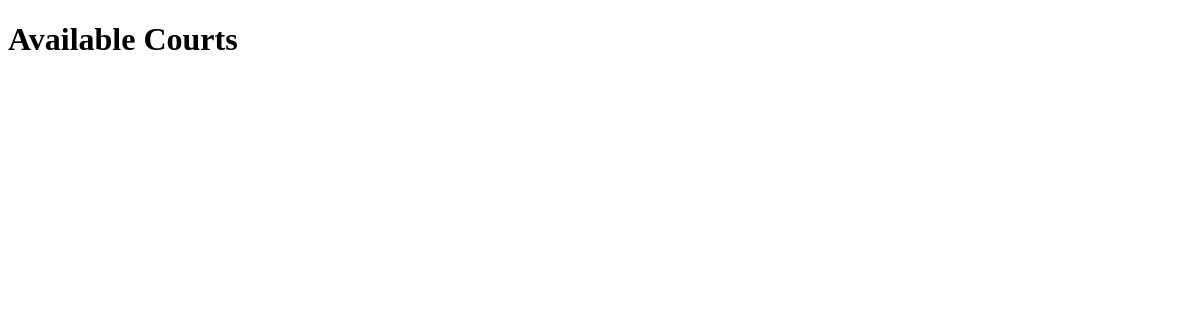
The page /courts/ on the database as committed earlier.
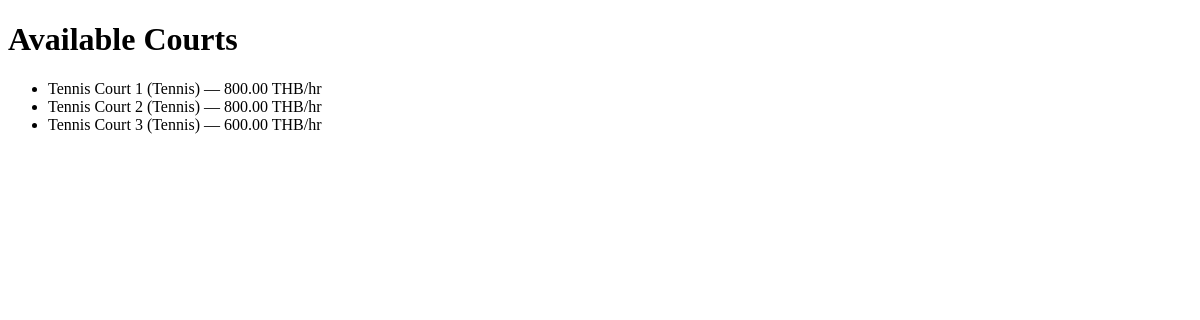
The same page on the database as committed later.
### courts/models.py (models this page shows, shortened)
class Court(models.Model):
    name = models.CharField(max_length=200)
    hourly_rate = models.DecimalField(max_digits=8, decimal_places=2)
    is_active = models.BooleanField(default=True)
    sport = models.ForeignKey(Sport, on_delete=models.CASCADE)

class Sport(models.Model):
    name = models.CharField(max_length=50)
    description = models.TextField(blank=True)

### courts/views.py (the view)
# urls.py: path("", views.court_list, name="court-list"),
def court_list(request):
    courts = Court.objects.filter(is_active=True)
    return render(request, "courts/court_list.html", {"courts": courts})

### courts/templates/courts/court_list.html (shortened to what this page needs)
<!doctype html>
<html lang="en">
<head>
</head>
<body>
<h1>Available Courts</h1>
<ul>
{% for court in courts %}
    <li>{{ court.name }} ({{ court.sport.name }}) — {{ court.hourly_rate }} THB/hr</li>
{% endfor %}
</ul>
</body>
</html>

Rows that differ between the two databases and show on the page:
added Court: name "Tennis Court 1", sport.name "Tennis", hourly_rate "800.00"
added Court: name "Tennis Court 2", sport.name "Tennis", hourly_rate "800.00"
added Court: name "Tennis Court 3", sport.name "Tennis", hourly_rate "600.00"
